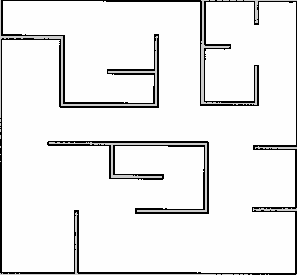
#> input picture rycsv_pkg/scripts/paths/map.pgm, 297 x 275 px
$ python path_planning.py
#> lines starting #> are read from the running program, lines starting #| are printed output that depends on the picture; after the words box and inside, x2 and y2 are one past the last pixel; in counts of white or black regions, pixels touching at a corner belong together
#!/usr/bin/python3

'''
Probabilistic Road Map (PRM) Planner

author: Atsushi Sakai (@Atsushi_twi)

'main' function modified by Camilo Del Valle (@camilodelvalle) to be
used as part of this ROS package.

'''

import random
import math
import numpy as np
import matplotlib.pyplot as plt
from scipy.spatial import cKDTree
import cv2

# parameter
N_SAMPLE = 500  # number of sample_points, default = 500
N_KNN = 10  # number of edge from one sampled point
MAX_EDGE_LEN = 30.0  # [m] Maximum edge length

show_animation = True


class Node:
    """
    Node class for dijkstra search
    """

    def __init__(self, x, y, cost, parent_index):
        self.x = x
        self.y = y
        self.cost = cost
        self.parent_index = parent_index

    def __str__(self):
        return str(self.x) + "," + str(self.y) + "," +\
               str(self.cost) + "," + str(self.parent_index)


def prm_planning(sx, sy, gx, gy, ox, oy, rr):

    obstacle_kd_tree = cKDTree(np.vstack((ox, oy)).T)

    sample_x, sample_y = sample_points(sx, sy, gx, gy,
                                       rr, ox, oy, obstacle_kd_tree)
    if show_animation:
        plt.plot(sample_x, sample_y, ".b")

    road_map = generate_road_map(sample_x, sample_y, rr, obstacle_kd_tree)

    rx, ry = dijkstra_planning(
        sx, sy, gx, gy, road_map, sample_x, sample_y)

    return rx, ry


def is_collision(sx, sy, gx, gy, rr, obstacle_kd_tree):
    x = sx
    y = sy
    dx = gx - sx
    dy = gy - sy
    yaw = math.atan2(gy - sy, gx - sx)
    d = math.hypot(dx, dy)

    if d >= MAX_EDGE_LEN:
        return True

    D = rr
    n_step = round(d / D)

    for i in range(n_step):
        dist, _ = obstacle_kd_tree.query([x, y])
        if dist <= rr:
            return True  # collision
        x += D * math.cos(yaw)
        y += D * math.sin(yaw)

    # goal point check
    dist, _ = obstacle_kd_tree.query([gx, gy])
    if dist <= rr:
        return True  # collision

    return False  # OK


def generate_road_map(sample_x, sample_y, rr, obstacle_kd_tree):
    """
    Road map generation

    sample_x: [m] x positions of sampled points
    sample_y: [m] y positions of sampled points
    rr: Robot Radius[m]
    obstacle_kd_tree: KDTree object of obstacles
    """

    road_map = []
    n_sample = len(sample_x)
    sample_kd_tree = cKDTree(np.vstack((sample_x, sample_y)).T)

    for (i, ix, iy) in zip(range(n_sample), sample_x, sample_y):

        dists, indexes = sample_kd_tree.query([ix, iy], k=n_sample)
        edge_id = []

        for ii in range(1, len(indexes)):
            nx = sample_x[indexes[ii]]
            ny = sample_y[indexes[ii]]

            if not is_collision(ix, iy, nx, ny, rr, obstacle_kd_tree):
                edge_id.append(indexes[ii])

            if len(edge_id) >= N_KNN:
                break

        road_map.append(edge_id)

    #  plot_road_map(road_map, sample_x, sample_y)

    return road_map


def dijkstra_planning(sx, sy, gx, gy, road_map, sample_x, sample_y):
    """
    s_x: start x position [m]
    s_y: start y position [m]
    gx: goal x position [m]
    gy: goal y position [m]
    ox: x position list of Obstacles [m]
    oy: y position list of Obstacles [m]
    rr: robot radius [m]
    road_map: ??? [m]
    sample_x: ??? [m]
    sample_y: ??? [m]

    @return: Two lists of path coordinates ([x1, x2, ...], [y1, y2, ...]), empty list when no path was found
    """

    start_node = Node(sx, sy, 0.0, -1)
    goal_node = Node(gx, gy, 0.0, -1)

    open_set, closed_set = dict(), dict()
    open_set[len(road_map) - 2] = start_node

    path_found = True

    while True:
        if not open_set:
            print("Cannot find path")
            path_found = False
            break

        c_id = min(open_set, key=lambda o: open_set[o].cost)
        current = open_set[c_id]

        # show graph
        if show_animation and len(closed_set.keys()) % 2 == 0:
            # for stopping simulation with the esc key.
            plt.gcf().canvas.mpl_connect(
                'key_release_event',
                lambda event: [exit(0) if event.key == 'escape' else None])
            plt.plot(current.x, current.y, "xg")
            plt.pause(0.001)

        if c_id == (len(road_map) - 1):
            print("goal is found!")
            goal_node.parent_index = current.parent_index
            goal_node.cost = current.cost
            break

        # Remove the item from the open set
        del open_set[c_id]
        # Add it to the closed set
        closed_set[c_id] = current

        # expand search grid based on motion model
        for i in range(len(road_map[c_id])):
            n_id = road_map[c_id][i]
            dx = sample_x[n_id] - current.x
            dy = sample_y[n_id] - current.y
            d = math.hypot(dx, dy)
            node = Node(sample_x[n_id], sample_y[n_id],
                        current.cost + d, c_id)

            if n_id in closed_set:
                continue
            # Otherwise if it is already in the open set
            if n_id in open_set:
                if open_set[n_id].cost > node.cost:
                    open_set[n_id].cost = node.cost
                    open_set[n_id].parent_index = c_id
            else:
                open_set[n_id] = node

    if path_found is False:
        return [], []

    # generate final course
    rx, ry = [goal_node.x], [goal_node.y]
    parent_index = goal_node.parent_index
    while parent_index != -1:
        n = closed_set[parent_index]
        rx.append(n.x)
        ry.append(n.y)
        parent_index = n.parent_index

    return rx, ry


def plot_road_map(road_map, sample_x, sample_y):  # pragma: no cover

    for i, _ in enumerate(road_map):
        for ii in range(len(road_map[i])):
            ind = road_map[i][ii]

            plt.plot([sample_x[i], sample_x[ind]],
                     [sample_y[i], sample_y[ind]], "-k")


def sample_points(sx, sy, gx, gy, rr, ox, oy, obstacle_kd_tree):
    max_x = max(ox)
    max_y = max(oy)
    min_x = min(ox)
    min_y = min(oy)

    sample_x, sample_y = [], []

    while len(sample_x) <= N_SAMPLE:
        tx = (random.random() * (max_x - min_x)) + min_x
        ty = (random.random() * (max_y - min_y)) + min_y

        dist, index = obstacle_kd_tree.query([tx, ty])

        if dist >= rr:
            sample_x.append(tx)
            sample_y.append(ty)

    sample_x.append(sx)
    sample_y.append(sy)
    sample_x.append(gx)
    sample_y.append(gy)

    return sample_x, sample_y


def main():
    print(__file__ + " start!!")

    # Start position
    sx = -1  # [meters]
    sy = 0  # [meters]

    # Goal position
    gx = -1  # [meters]
    gy = -3  # [meters]

    robot_size = 0.35  # [meters]

    ox = []
    oy = []

    img = cv2.imread('paths/map.pgm',0)
#> img is the input picture: shape (275, 297); min 0, max 254, mean 235.3
    _, img = cv2.threshold(img,220,255,cv2.THRESH_BINARY)
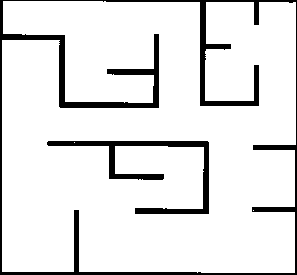
#> img: shape (275, 297); 89.9% white; 2 black regions, box (x1, y1, x2, y2) and area: (0, 0, 297, 275) 6169, (47, 141, 209, 214) 2061

    h, w = img.shape[:2]
#> h = 275; w = 297

    # Scaling, factors determined manually
    height_factor = h/14.0 # [meters]
#> height_factor = 19.64
    width_factor = w/15.0 # [meters]
#> width_factor = 19.8

    img = cv2.flip(img, 0)
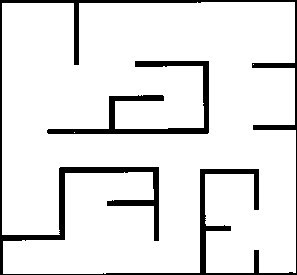
#> img: shape (275, 297); 89.9% white; 2 black regions, box (x1, y1, x2, y2) and area: (0, 0, 297, 275) 6169, (47, 61, 209, 134) 2061

    rows, cols = np.where(img==0)
#> rows = 8230 values from 0 to 274; cols = 8230 values, max 296 at index 296, min 0 at index 0, mean 149

    # Scaling, factors determined manually
    rows = rows/height_factor - 9.2
#> rows = 8230 values from -9.2 to 4.75
    cols = cols/width_factor - 7.8
#> cols = 8230 values, max 7.15 at index 296, min -7.8 at index 0, mean -0.273

    oy = rows.tolist()
#> oy = 8230 values from -9.2 to 4.75
    ox = cols.tolist()
#> ox has the same summary as cols

    if show_animation:
        plt.plot(ox, oy, ".k")
        plt.plot(sx, sy, "^r")
        plt.plot(gx, gy, "^c")
        plt.grid(True)
        plt.axis("equal")

    rx, ry = prm_planning(sx, sy, gx, gy, ox, oy, robot_size)
#> in sample_points, `max_x = max(ox)`: max_x = 7.15
#> in sample_points, `max_y = max(oy)`: max_y = 4.75
#> in sample_points, `min_x = min(ox)`: min_x = -7.8
#> in sample_points, `min_y = min(oy)`: min_y = -9.2
#> the loop in sample_points, `while len(sample_x) <= N_SAMPLE:` made 782 passes
#> (tx, ty, dist, index) on passes 1 to 3: (4.82, 1.37, 0.205, 6236), (-1.51, -5.59, 0.587, 1858), (-0.157, -3.55, 0.558, 2598)
#> after the loop in sample_points, `while len(sample_x) <= N_SAMPLE:`: sample_x = 501 values, max 6.79 at index 273, min -7.36 at index 171, mean -0.224; sample_y = 501 values, max 4.36 at index 289, min -8.78 at index 167, mean -2.46
#> in prm_planning, `sample_x, sample_y = sample_points(sx, sy, gx, gy, rr, ox, oy, obstacl..`: sample_x = 503 values, max 6.79 at index 273, min -7.36 at index 171, mean -0.227; sample_y = 503 values, max 4.36 at index 289, min -8.78 at index 167, mean -2.46
#> in generate_road_map, `n_sample = len(sample_x)`: n_sample = 503
#> the loop in generate_road_map, `for (i, ix, iy) in zip(range(n_sample), sample_x, sample_y): ` made 503 passes
#> (ix, iy) on passes 4 to 6: (-0.675, -1.06), (5.78, -2.16), (-3.59, 1.34)
#> the loop in dijkstra_planning, `while True:` made 499 passes
#> pass 1, in dijkstra_planning, `plt.pause(0.001)`:
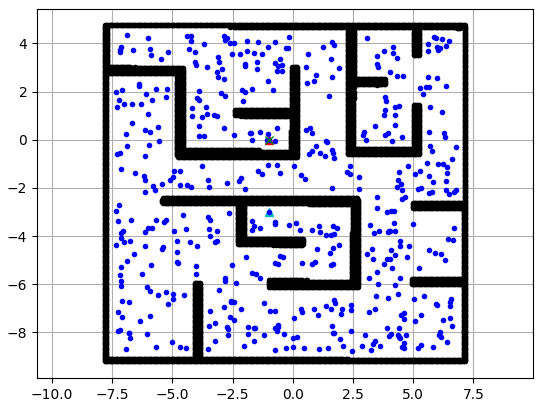
#> figure drawn by matplotlib, 1 panel

    assert rx, 'Cannot found path'

    rx = np.array(rx)
    ry = np.array(ry)

    np.savetxt('paths/px.csv',rx,delimiter=',')
    np.savetxt('paths/py.csv',ry,delimiter=',')

    print('Files px.csv and py.csv saved correctly')

    if show_animation:
        plt.plot(rx, ry, "-r")
        plt.pause(0.001)
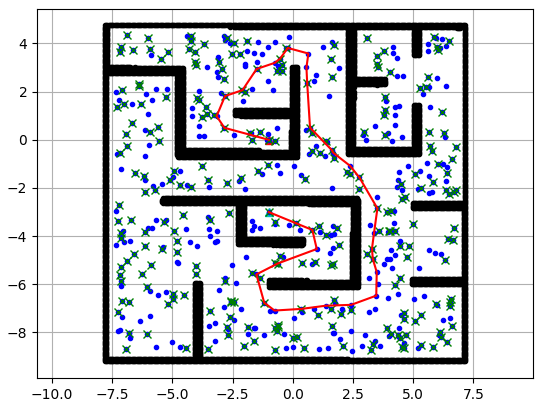
#> figure drawn by matplotlib, 1 panel
        plt.show()


if __name__ == '__main__':
    main()
